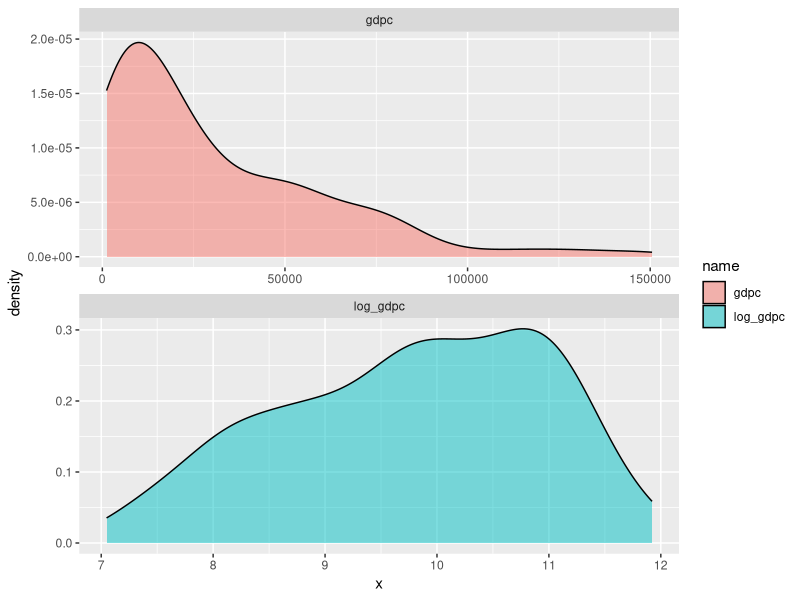
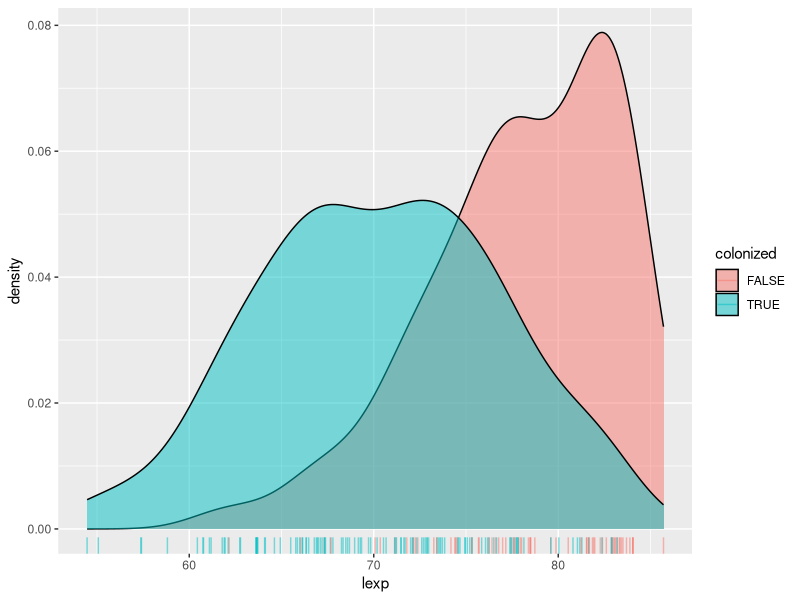
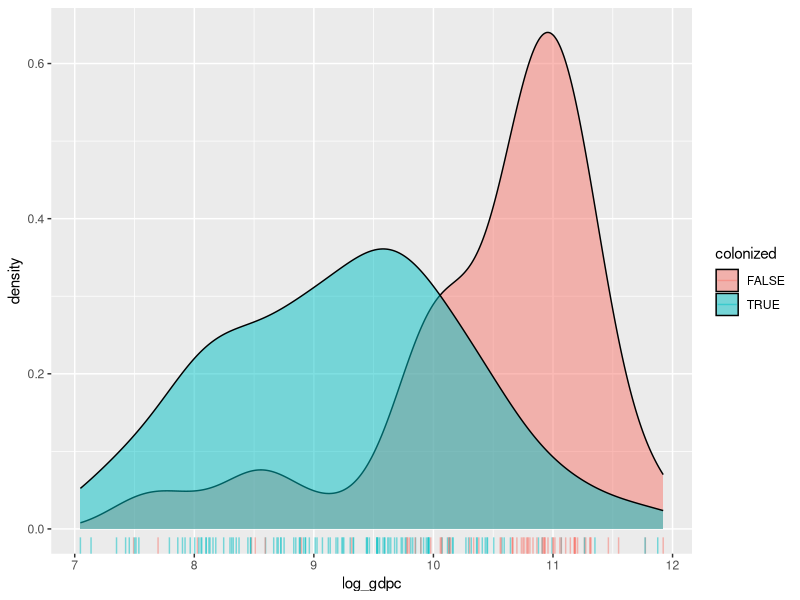

These figures' R source, in order:
# ==============================================================================
#     _                _ _          _   ____  _        _
#    / \   _ __  _ __ | (_) ___  __| | / ___|| |_ __ _| |_ ___
#   / _ \ | '_ \| '_ \| | |/ _ \/ _` | \___ \| __/ _` | __/ __|
#  / ___ \| |_) | |_) | | |  __/ (_| |  ___) | || (_| | |_\__ \
# /_/   \_\ .__/| .__/|_|_|\___|\__,_| |____/ \__\__,_|\__|___/
#         |_|   |_|
#
# Life expectancy and colonial origin (continued)
#
# ============================= See README file for data sources and details ===

# required packages -------------------------------------------------------

library(broom)
library(tidyverse)

# load and inspect the data -----------------------------------------------

d <- readr::read_tsv("data/life-expectancy.tsv")

summary(d$lexp)

# log-transform GDP/capita (as explained last week)
d$log_gdpc <- log(d$gdpc)

# if you forgot why, check the distributions
pivot_longer(select(d, gdpc, log_gdpc), everything(), values_to = "x") %>%
  ggplot(aes(x, fill = name)) +
  geom_density(alpha = .5) +
  facet_wrap(~ name, scales = "free", ncol = 1)

# create colonial origin dummy
d$colonized <- if_else(d$ht_colonial == 0, FALSE, TRUE)
with(d, table(continent, colonized))

# take a look at the data if you are curious
# glimpse(d)
# view(d)

# plot relationships ------------------------------------------------------

# life expectancy by colonial origin
ggplot(drop_na(d, colonized, lexp), aes(x = lexp)) +
  geom_density(aes(fill = colonized), alpha = .5) +
  geom_rug(aes(color = colonized), alpha = .5)

# GDP/capita by colonial origin
ggplot(drop_na(d, colonized, log_gdpc), aes(x = log_gdpc)) +
  geom_density(aes(fill = colonized), alpha = .5) +
  geom_rug(aes(color = colonized), alpha = .5)

# look carefully at the code:
#
# 1. we drop missing values with `drop_na`
# 2. we indicate that the x-axis will show either `lexp` or `log_gdpc`
# 3. we plot density curves with `geom_density`
# 4. we add the bottom ticks with `geom_rug`

# point estimation (confidence intervals) ---------------------------------

# fastest way to get point estimates
t.test(lexp[ colonized == 0 ] ~ 1, data = d)
t.test(lexp[ colonized == 1 ] ~ 1, data = d)

# the function above is actually the same `t.test` function that we will use
# right below to statistically test the association between both variables

# same results, rounded to two decimals
round(t.test(lexp[ colonized == 0 ] ~ 1, data = d)$conf.int, 2)
round(t.test(lexp[ colonized == 1 ] ~ 1, data = d)$conf.int, 2)

# the above works because the `t.test` function returns a list of results that
# contains an item called `conf.int` that can be accessed with the `$` symbol

# manual breakdown of the underlying 95% CI formula (minus small corrections)
ci95 <- function(x) {

  x <- na.omit(x)          # remove missing values

  n <- length(x)           # sample size N
  xbar <- mean(x)          # mean
  se <- sd(x) / sqrt(n)    # standard error of the mean

  t <- stats::qnorm(.975)  # t / alpha (critical value)

  return(round(c("Lower 95% CI" = xbar - t * se, "Mean" = xbar,
                 "Upper 95% CI" = xbar + t * se, "N" = n), 2))

}

# same results
ci95(d$lexp[ d$colonized == 0 ])
ci95(d$lexp[ d$colonized == 1 ])

# comparison of means (t-test) --------------------------------------------

t.test(lexp ~ colonized, data = d)

# the full list of results looks like this
str(t.test(lexp ~ colonized, data = d))

# the difference in means between both groups can be accessed as follows, but
# note that this shows mean B - mean A, so be careful when reading the sign
diff(t.test(lexp ~ colonized, data = d)$estimate)

# as seen earlier, the confidence interval around that that difference is here
round(t.test(lexp ~ colonized, data = d)$conf.int, 2)

# the p-value is clearly below our threshold
t.test(lexp ~ colonized, data = d)$p.value < 0.01

# last, here's a function to show all results at once, including the difference
# in means, with the sign reversed when compared to the result of the previous
# method used, because this one shows group A - group B instead
broom::tidy(t.test(lexp ~ colonized, data = d))

# exercise (1) ------------------------------------------------------------

# perform a t-test of log-GDP/c by colonial origin


# Q1. how large is the difference?
# Q2. is it statistically significant?

# exercise (2) ------------------------------------------------------------

# is there a life expectancy gap between sub-Saharan African countries and
# MENA (Middle East & North Africa) countries? is it statistically robust?
count(d, continent, region)

# step 1. subset the data to Africa
# step 2. perform a t-test between the two regions


# kthxbye
